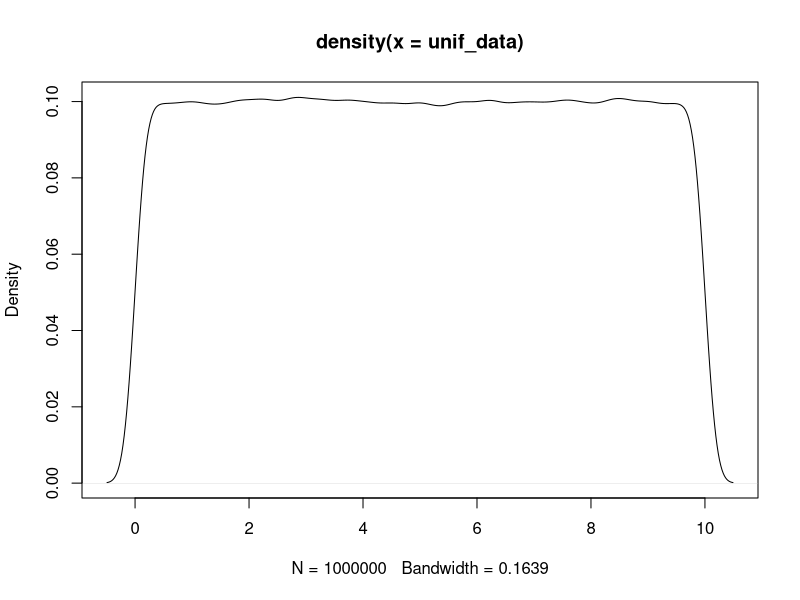
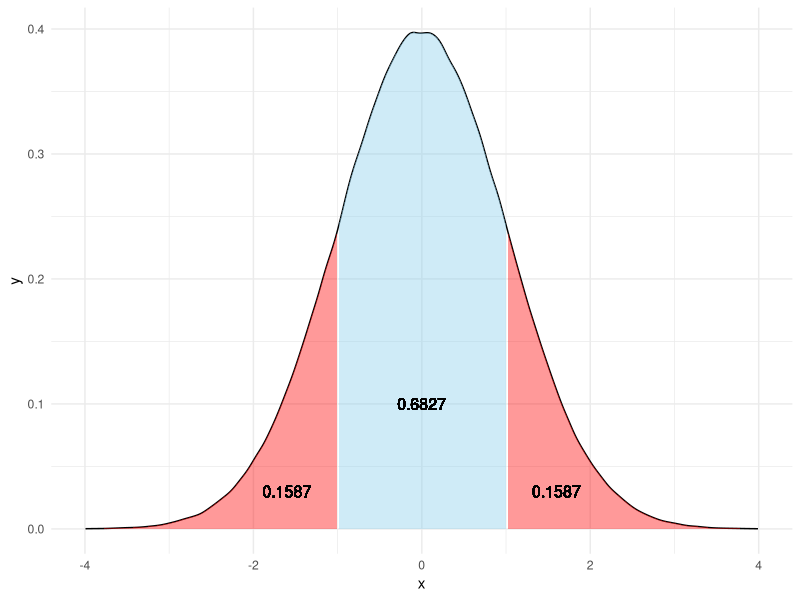
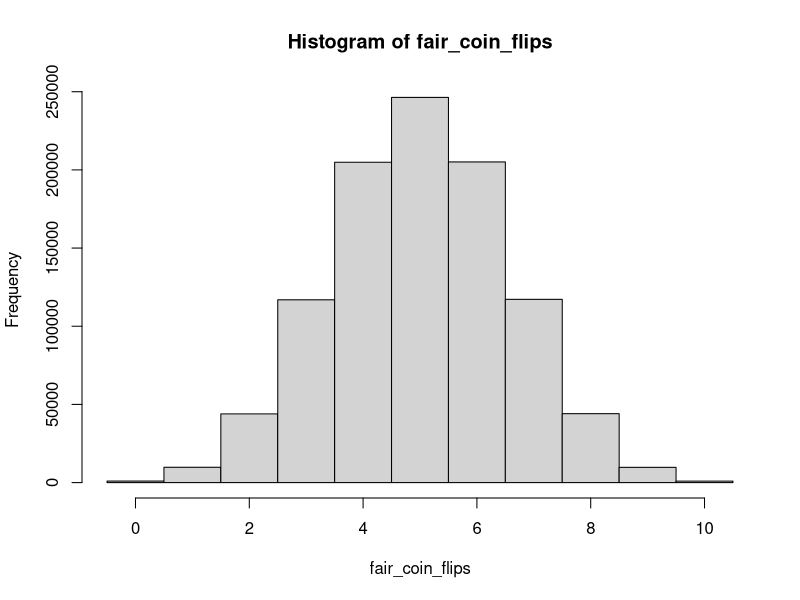
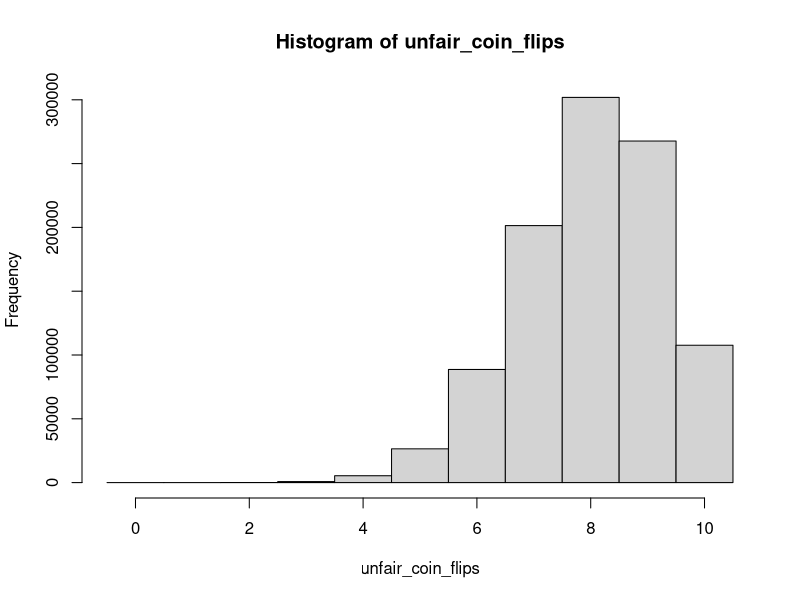
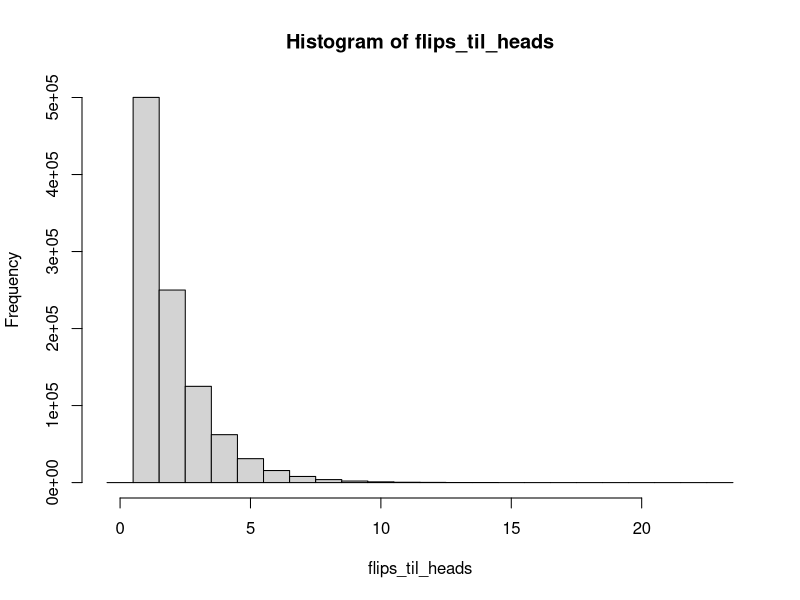
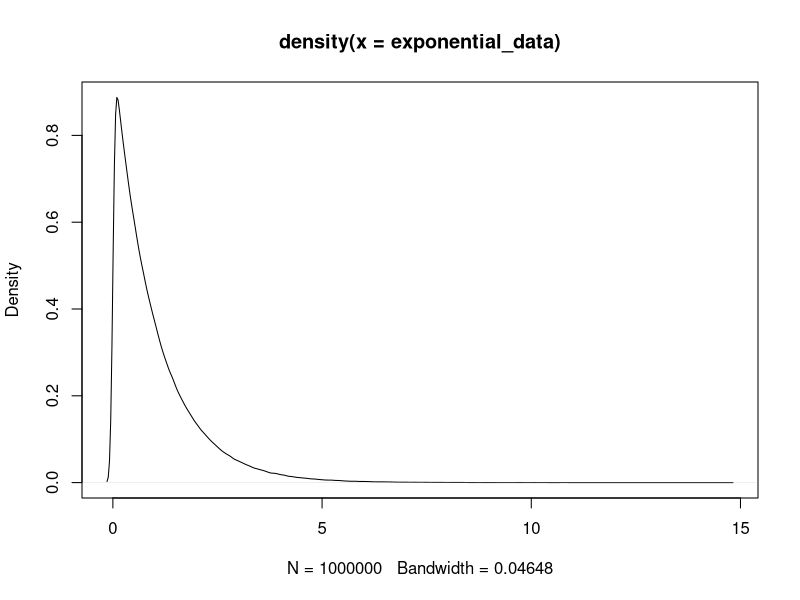

These figures' R source, in order:
# Probability Distributions: From DataDaft - https://www.youtube.com/watch?v=Rxe086csxTU

library(tidyverse)
theme_set(theme_minimal())

# Base R has many functions for handling probability distributions and they all
# a basic naming convention. Each distribution has a "nickname" that is prefixed
# by one of the following characters:
#
# r - for generating a random draw from the distribution.
# p - for the cumulative density (or mass) function of the distribution.
# d - for the probability density (or mass) function of the distribution.
# q - for the quantile that represents the value of the corresponding CDF.

## Uniform Distribution

# The R nickname for the uniform distribution is "unif".

# The random draw function
unif_data <- runif(1000000, 0, 10)

# This call tells R to pull 1 million random draws from a uniform distribution
# with a minimum of 0 and a maximum of 10.

plot(density(unif_data))

# cumulative density function.
punif(4, 0, 10)

# if we provide a quantile of 4, we will get the cumulative probability up to
# that quantile. In this case, that will be 0.4, so 40% of the values in the
# support will fall at or below this quantile.

# density function
dunif(4, 0, 10)   

# since this is the uniform distribution, any value between 0 and 10 will return
# a value of 0.1. Values outside of this range will return 0.

dunif(1.4, 0, 10)
dunif(9.889, 0, 10)
dunif(15, 0, 10)

# the anti-CDF of the uniform distribution
qunif(0.4, 0, 10)

# Here we provide the probability and the funtion will return the associated
# quantile. This function is like the inverse of punif.

## Sampling

random_ints <- sample(1:10,             # vector to sample from 
                      100000,           # number of samples
                      replace = TRUE)   # sample with/without replacement

table(random_ints)

# This is a good way to sample integers from a vector of integers. It can be
# used in conjunction with the set.seed function to make the output
# reproducible.

set.seed(12)
runif(5,1,5)

set.seed(12)
runif(5,1,5)

# Notice that the output of runif is the same for both calls. If we change one
# of the seeds, the results will not be the same, but will still be
# reproducible.

set.seed(12)
runif(5,1,5)

set.seed(3)
runif(5,1,5)

## The Normal Distribution

# The R nickname for the normal distribution is "norm".

normally_distributed <- rnorm(1000000, mean=0, sd=1)

# create a data frame containing density data for normal distribution
norm_frame <- with(density(normally_distributed), data.frame(x,y))

# Get prob of observing a value less than -1
prob_under_minus1 <- pnorm(q=-1,        
                           mean=0,
                           sd=1)

# Get prob of observing a value over 1
prob_over_1 <-  1-pnorm(q=1,            
                        mean=0,
                        sd=1)

# Prob between -1 and 1
between_prob <- 1-(prob_under_minus1+prob_over_1) 

norm_frame |> 
  ggplot(aes(x=x,y=y)) +
    geom_line() +
    geom_ribbon(data=subset(norm_frame, x < -1), 
                aes(ymax=y, ymin=0), 
                fill="red", 
                alpha=0.4) +
    geom_ribbon(data=subset(norm_frame, x > 1),
                aes(ymax=y,ymin=0),
                fill="red",
                alpha=0.4) +
    geom_ribbon(data = subset(norm_frame, x > -1 & x < 1),
                aes(ymax=y,ymin=0),
                fill="skyblue",
                alpha=0.4) +
    geom_text(x=-1.6,y=0.03, label=round(prob_under_minus1, 4), size=4) +
    geom_text(x=1.6,y=0.03, label=round(prob_over_1, 4), size=4) +
    geom_text(x=0,y=0.1, label=round(between_prob, 4), size=4) +
    xlim(-4,4)


qnorm(p = 0.025)      # Find the quantile at the 2.5% cutoff
qnorm(p = 0.975)      # Find the quantile at the 97.5% cutoff


## Binomial Distribution

# The R nickname for the Binomial distribution is "binom"
fair_coin_flips <- rbinom(1000000, # generate draws from binomal dist
                          size=10, # with 10 trials
                          prob=0.5) # success probability

table(fair_coin_flips)

hist(fair_coin_flips, breaks=seq(-0.5, 10.5, 1))

# Note how similar this result is to the normal distribution. This is the result
# of the probability of success being 0.5. The normal distribution approximates
# the binomial distribution to a fair degree of accuracy when n*p > 10 and
# n(1-p) > 10. The normal distribution to use is one where mu = np and sigma =
# sqrt(np(1-p)).

# If the probability is not 0.5, then there will be skewness in the
# distribution.

unfair_coin_flips <- rbinom(1000000, # generate draws from binomal dist
                          size=10, # with 10 trials
                          prob=0.8) # success probability

hist(unfair_coin_flips, breaks=seq(-0.5, 10.5, 1))

# Notice here how the results are skewed in favour of more successes. For
# example, it is extremely unlikely that 0 successes will be realised in 10
# trials of this unfair coin.

## Geometric distribution - It's a cousin of the binomial distribution. It is
## also a discrete distribution and it models the amount of time it takes for
## the first successful trial to occur given a specificed probability of
## success. The nickname of the distribution in R is "geom".

set.seed(12)
flips_til_heads <- rgeom(n=1000000, prob=0.5) + 1

table(flips_til_heads)

hist(flips_til_heads, breaks=seq(-0.5, max(flips_til_heads)+0.5, 1))

# Here, we have counted the results from 1M experiments and tallied the number
# of Bernoulli trials required to get the first head in each experiment.

# The exponential distribution is the continuous version of the geometric
# distribution. It models the time until the first event based on a specified
# occurrence rate. The nickname in R for the exponential distribution is "exp".

exponential_data <- rexp(n=1000000, 
                         rate=1)     # Success/arrival rate

# Note that for the arrival rate, the mean arrival time is equal to 1/rate.

prob_longer_1 <- pexp(q=1,
                      rate=1,
                      lower.tail = FALSE)

prob_longer_1

plot(density(exponential_data))
